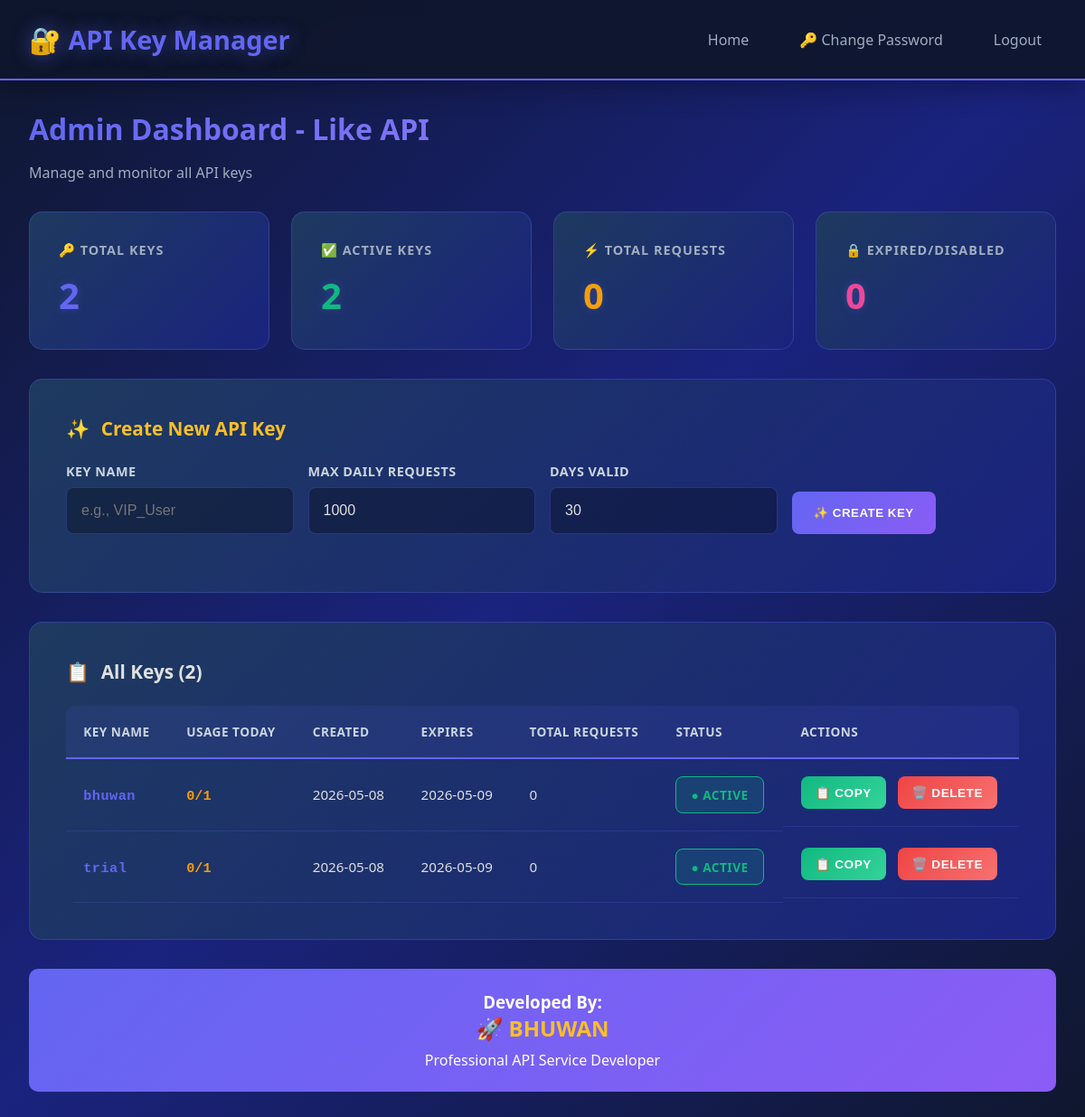
/admin/dashboard (signed in), run on an earlier commit of the app's database.
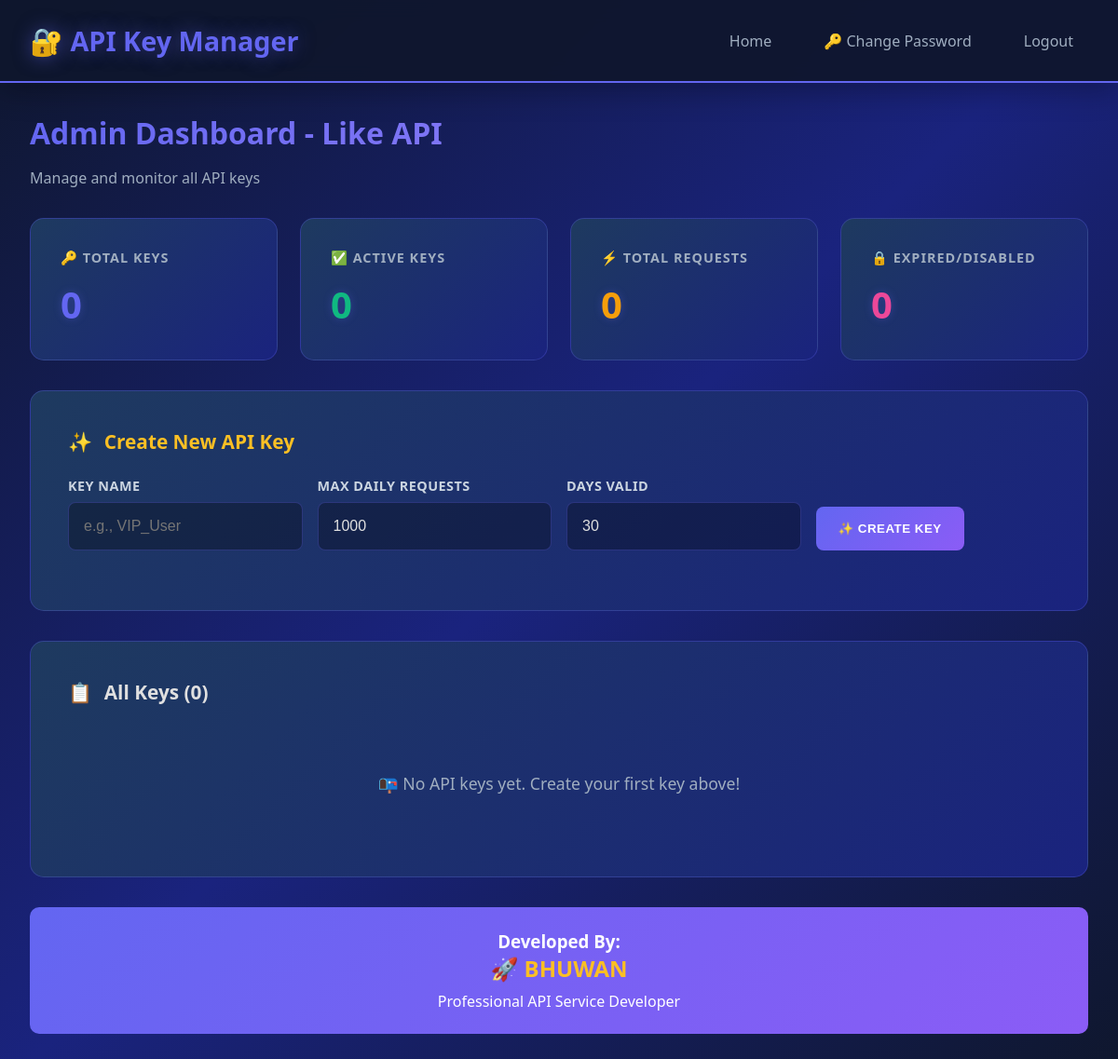
And on a later commit of the database.
### app.py (models this page shows)
class APIKey(db.Model):
    id = db.Column(db.Integer, primary_key=True)
    key = db.Column(db.String(64), unique=True, nullable=False)
    daily_limit = db.Column(db.Integer, nullable=False)
    expiration_days = db.Column(db.Integer, nullable=False)
    created_at = db.Column(db.DateTime, default=lambda: datetime.now(timezone.utc))
    last_reset = db.Column(db.DateTime, default=lambda: datetime.now(timezone.utc))
    usage_today = db.Column(db.Integer, default=0)
    total_requests = db.Column(db.Integer, default=0)

### app.py (the view)
@app.route('/admin/dashboard')
def admin_dashboard():
    if not session.get('admin'):
        return redirect(url_for('admin_login'))
    keys = APIKey.query.all()
    total_keys = len(keys)
    now = datetime.now(timezone.utc)
    active_keys = len([k for k in keys if now < normalize_datetime(k.created_at) + timedelta(days=k.expiration_days)])
    total_requests = sum([k.total_requests for k in keys])
    expired_keys = len([k for k in keys if now >= normalize_datetime(k.created_at) + timedelta(days=k.expiration_days)])
    keys_data = []
    for key in keys:
        created_at = normalize_datetime(key.created_at)
        expires_at = created_at + timedelta(days=key.expiration_days)
        is_expired = now >= expires_at
        keys_data.append({
            'key': key.key,
            'daily_limit': key.daily_limit,
            'expires_at': expires_at.strftime('%Y-%m-%d'),
            'usage_today': key.usage_today,
            'total_requests': key.total_requests,
            'created_at': key.created_at.strftime('%Y-%m-%d'),
            'is_expired': is_expired
        })
    return render_template('admin_dashboard_new.html', keys=keys_data, total_keys=total_keys,
                         active_keys=active_keys, total_requests=total_requests, expired_keys=expired_keys)

### app.py (called while the page is built)
def normalize_datetime(dt):
    if dt is None:
        return None
    return dt if dt.tzinfo is not None else dt.replace(tzinfo=timezone.utc)

### templates/admin_dashboard_new.html (shortened to what this page needs)
<!DOCTYPE html>
<html lang="en">
<head>
</head>
<body>
    <nav class="navbar">
        <h1>🔐 API Key Manager</h1>
        <div class="navbar-links">
            <a href="/">Home</a>
            <a href="/admin/change_password">🔑 Change Password</a>
            <a href="/admin/logout">Logout</a>
        </div>
    </nav>
    <div class="container">
        <div class="header">
            <h2>Admin Dashboard - Like API</h2>
            <p>Manage and monitor all API keys</p>
        </div>
        <div class="stats">
            <div class="stat-card">
                <div class="stat-label">🔑 Total Keys</div>
                <div class="stat-value">{{ total_keys }}</div>
            </div>
            <div class="stat-card">
                <div class="stat-label">✅ Active Keys</div>
                <div class="stat-value">{{ active_keys }}</div>
            </div>
            <div class="stat-card">
                <div class="stat-label">⚡ Total Requests</div>
                <div class="stat-value">{{ total_requests }}</div>
            </div>
            <div class="stat-card">
                <div class="stat-label">🔒 Expired/Disabled</div>
                <div class="stat-value">{{ expired_keys }}</div>
            </div>
        </div>
        <div class="create-section">
            <h3><span>✨</span> Create New API Key</h3>
            <form method="post" action="/admin/create_key">
                <div class="form-row">
                    <div class="form-group">
                        <label for="key_name">Key Name</label>
                        <input type="text" id="key_name" name="key_name" placeholder="e.g., VIP_User" required>
                    </div>
                    <div class="form-group">
                        <label for="daily_limit">Max Daily Requests</label>
                        <input type="number" id="daily_limit" name="daily_limit" placeholder="1000" value="1000" required>
                    </div>
                    <div class="form-group">
                        <label for="expiration_days">Days Valid</label>
                        <input type="number" id="expiration_days" name="expiration_days" placeholder="30" value="30" required>
                    </div>
                    <div style="display: flex; align-items: flex-end;">
                        <button type="submit" class="btn">✨ Create Key</button>
                    </div>
                </div>
            </form>
        </div>
        <div class="keys-section">
            <h3><span>📋</span> All Keys ({{ keys|length }})</h3>
            {% if keys %}
            <div class="table-wrapper">
                <table>
                    <thead>
                        <tr>
                            <th>Key Name</th>
                            <th>Usage Today</th>
                            <th>Created</th>
                            <th>Expires</th>
                            <th>Total Requests</th>
                            <th>Status</th>
                            <th>Actions</th>
                        </tr>
                    </thead>
                    <tbody>
                        {% for key in keys %}
                        <tr>
                            <td><span class="key-name">{{ key.key }}</span></td>
                            <td><span class="usage">{{ key.usage_today }}/{{ key.daily_limit }}</span></td>
                            <td>{{ key.created_at }}</td>
                            <td>{{ key.expires_at }}</td>
                            <td>{{ key.total_requests }}</td>
                            <td>
                                <span class="status-badge {% if key.is_expired %}status-expired{% else %}status-active{% endif %}">
                                    {% if key.is_expired %}● Expired{% else %}● Active{% endif %}
                                </span>
                            </td>
                            <td class="actions">
                                <button class="btn btn-sm btn-copy" onclick="copyKey('{{ key.key }}')">📋 Copy</button>
                                <form method="post" action="/admin/delete_key" style="display: inline;">
                                    <button type="submit" class="btn btn-sm btn-danger" onclick="return confirm('Are you sure you want to delete this key?')">🗑️ Delete</button>
                                </form>
                            </td>
                        </tr>
                        {% endfor %}
                    </tbody>
                </table>
            </div>
            {% else %}
            <div class="no-keys">
                <p>📭 No API keys yet. Create your first key above!</p>
            </div>
            {% endif %}
        </div>
        <div class="developer-info">
            <h3>Developed By:</h3>
            <div class="developer-name">🚀 BHUWAN</div>
            <p style="margin-top: 0.5rem;">Professional API Service Developer</p>
        </div>
    </div>
</body>
</html>

### templates/admin_dashboard_new.html (style rules this page uses)
* { margin: 0; padding: 0; box-sizing: border-box; }
body { font-family: 'Segoe UI', Tahoma, Geneva, Verdana, sans-serif; background: linear-gradient(135deg, #0f172e 0%, #1a237e 50%, #0f172e 100%); color: #e0e0e0; background-attachment: fixed; }
.navbar { background: rgba(15, 23, 46, 0.95); backdrop-filter: blur(10px); padding: 1.5rem 2rem; display: flex; justify-content: space-between; align-items: center; border-bottom: 2px solid #6366f1; box-shadow: 0 8px 32px rgba(0,0,0,0.3); position: sticky; top: 0; z-index: 100; }
.navbar h1 { color: #6366f1; font-size: 1.8rem; display: flex; align-items: center; gap: 0.8rem; font-weight: 800; text-shadow: 0 0 20px rgba(99, 102, 241, 0.5); }
.navbar-links { display: flex; gap: 1.5rem; align-items: center; }
.navbar-links a { color: #a0aec0; text-decoration: none; transition: 0.3s; padding: 0.5rem 1rem; border-radius: 6px; font-weight: 500; }
.container { max-width: 1400px; margin: 0 auto; padding: 2rem; }
.header { margin-bottom: 2rem; animation: fadeInDown 0.8s ease; }
.header h2 { color: #fff; font-size: 2rem; margin-bottom: 1rem; background: linear-gradient(135deg, #6366f1, #a78bfa); -webkit-background-clip: text; -webkit-text-fill-color: transparent; background-clip: text; }
.header p { color: #a0aec0; }
.stats { display: grid; grid-template-columns: repeat(auto-fit, minmax(200px, 1fr)); gap: 1.5rem; margin-bottom: 2rem; animation: fadeInUp 0.8s ease 0.2s both; }
.stat-card { background: linear-gradient(135deg, #1e3a5f 0%, #1a237e 100%); padding: 2rem; border-radius: 15px; border: 1px solid rgba(99, 102, 241, 0.3); transition: all 0.3s; position: relative; overflow: hidden; }
.stat-card::before { content: ''; position: absolute; top: 0; left: -100%; width: 100%; height: 100%; background: linear-gradient(90deg, transparent, rgba(99, 102, 241, 0.1), transparent); transition: left 0.5s; }
.stat-label { color: #a0aec0; font-size: 0.9rem; margin-bottom: 0.8rem; text-transform: uppercase; letter-spacing: 1px; font-weight: 600; }
.stat-value { font-size: 2.5rem; font-weight: 800; color: #6366f1; text-shadow: 0 0 10px rgba(99, 102, 241, 0.3); }
.stat-card:nth-child(2) .stat-value { color: #10b981; }
.stat-card:nth-child(3) .stat-value { color: #f59e0b; }
.stat-card:nth-child(4) .stat-value { color: #ec4899; }
.create-section { background: linear-gradient(135deg, #1e3a5f 0%, #1a237e 100%); padding: 2.5rem; border-radius: 15px; margin-bottom: 2rem; border: 1px solid rgba(99, 102, 241, 0.3); animation: fadeInUp 0.8s ease 0.4s both; }
.create-section h3 { color: #fbbf24; margin-bottom: 1.5rem; font-size: 1.3rem; display: flex; align-items: center; gap: 0.8rem; }
.form-row { display: grid; grid-template-columns: repeat(auto-fit, minmax(150px, 1fr)); gap: 1rem; margin-bottom: 1.5rem; align-items: flex-end; }
.form-group { display: flex; flex-direction: column; }
.form-group label { color: #cbd5e1; font-size: 0.9rem; margin-bottom: 0.5rem; font-weight: 600; text-transform: uppercase; letter-spacing: 0.5px; }
.form-group input { background: rgba(0, 0, 0, 0.3); border: 1px solid rgba(99, 102, 241, 0.3); color: #e0e0e0; padding: 1rem; border-radius: 8px; transition: all 0.3s; font-size: 1rem; }
.btn { padding: 1rem 1.5rem; background: linear-gradient(135deg, #6366f1 0%, #8b5cf6 100%); color: white; border: none; border-radius: 8px; cursor: pointer; font-weight: 700; transition: all 0.3s; text-transform: uppercase; letter-spacing: 0.5px; }
.keys-section { background: linear-gradient(135deg, #1e3a5f 0%, #1a237e 100%); padding: 2.5rem; border-radius: 15px; border: 1px solid rgba(99, 102, 241, 0.3); animation: fadeInUp 0.8s ease 0.6s both; }
.keys-section h3 { color: #e0e0e0; margin-bottom: 1.5rem; font-size: 1.3rem; display: flex; align-items: center; gap: 0.8rem; }
.no-keys { text-align: center; padding: 3rem; color: #a0aec0; font-size: 1.1rem; }
.developer-info { background: linear-gradient(135deg, #6366f1 0%, #8b5cf6 100%); padding: 1.5rem; border-radius: 10px; color: white; text-align: center; margin-top: 2rem; animation: fadeInUp 0.8s ease 0.8s both; }
.developer-name { font-size: 1.5rem; font-weight: 800; color: #fbbf24; }

What changed in the data, as far as the page shows it:
removed APIKey: key "bhuwan", usage_today "0", daily_limit "1", created_at "2026-05-08", expires_at "2026-05-09", total_requests "0"
removed APIKey: key "trial", usage_today "0", daily_limit "1", created_at "2026-05-08", expires_at "2026-05-09", total_requests "0"
Also different on the page:
{{ total_keys }}: "2" → "0"
{{ active_keys }}: "2" → "0"
{{ keys|length }}: "2" → "0"
text no longer shown: "KEY NAME USAGE TODAY CREATED EXPIRES TOTAL REQUESTS STATUS ACTIONS"
text now shown: "📭 No API keys yet. Create your first key above!"
